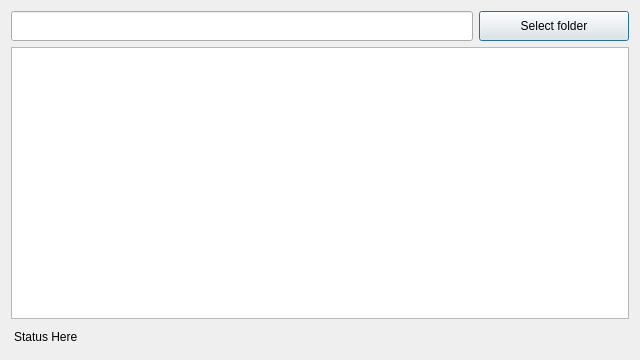
<?xml version="1.0" encoding="UTF-8"?>
<ui version="4.0">
 <class>V2_DialogAddNewFolder</class>
 <widget class="QDialog" name="V2_DialogAddNewFolder">
  <property name="geometry">
   <rect>
    <x>0</x>
    <y>0</y>
    <width>640</width>
    <height>360</height>
   </rect>
  </property>
  <property name="minimumSize">
   <size>
    <width>640</width>
    <height>360</height>
   </size>
  </property>
  <property name="windowTitle">
   <string>Dialog</string>
  </property>
  <layout class="QVBoxLayout" name="verticalLayout">
   <item>
    <layout class="QHBoxLayout" name="horizontalLayout">
     <item>
      <widget class="QLineEdit" name="lineEditFolderPath">
       <property name="minimumSize">
        <size>
         <width>0</width>
         <height>30</height>
        </size>
       </property>
       <property name="font">
        <font>
         <bold>true</bold>
        </font>
       </property>
       <property name="readOnly">
        <bool>true</bool>
       </property>
      </widget>
     </item>
     <item>
      <widget class="QPushButton" name="buttonSelectFolder">
       <property name="sizePolicy">
        <sizepolicy hsizetype="Fixed" vsizetype="Fixed">
         <horstretch>0</horstretch>
         <verstretch>0</verstretch>
        </sizepolicy>
       </property>
       <property name="minimumSize">
        <size>
         <width>150</width>
         <height>30</height>
        </size>
       </property>
       <property name="text">
        <string>Select folder</string>
       </property>
      </widget>
     </item>
    </layout>
   </item>
   <item>
    <widget class="QTreeView" name="treeView"/>
   </item>
   <item>
    <widget class="QLabel" name="labelStatus">
     <property name="styleSheet">
      <string notr="true">QLabel
 {
padding:  5px 5px 5px 0px;
}</string>
     </property>
     <property name="text">
      <string>Status Here</string>
     </property>
    </widget>
   </item>
  </layout>
 </widget>
 <resources/>
 <connections/>
</ui>
